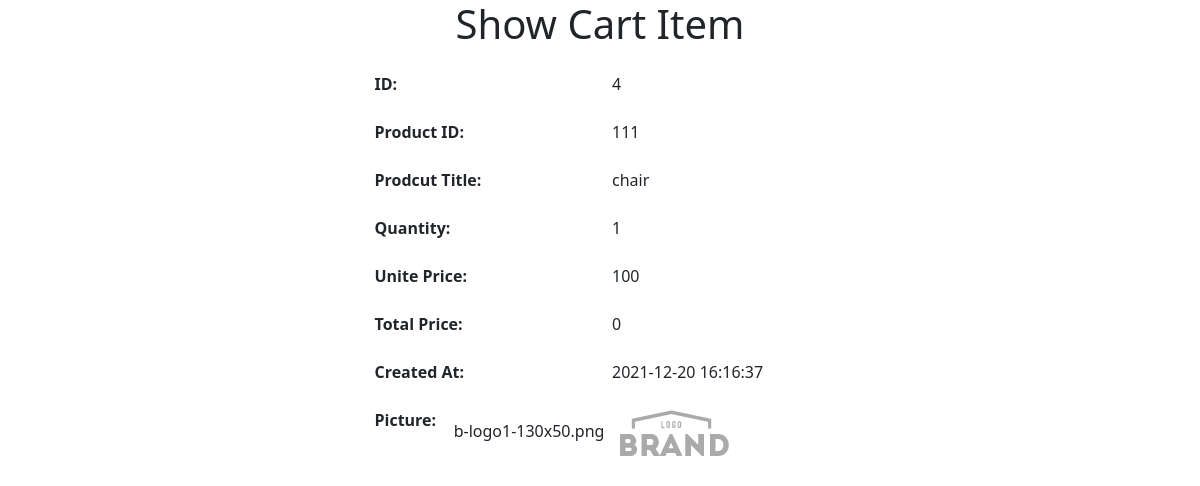
/admin/Carts/show.php?id=4, run on the app's committed database.
### tables this page shows
CREATE TABLE `carts` (
  `id` int(11) NOT NULL,
  `product_id` int(11) NOT NULL,
  `product_title` varchar(255) NOT NULL,
  `qty` int(11) NOT NULL,
  `unite_price` int(11) NOT NULL,
  `total_price` int(11) NOT NULL,
  `created_at` datetime NOT NULL DEFAULT CURRENT_TIMESTAMP,
  `picture` varchar(255) DEFAULT NULL
);

### src/Cart.php (called while the page is built, shortened)
<?php
class Cart
{
public function show(){
    $webroot="http://localhost/cruddb/";
    $_id = $_GET['id'];
    $conn = new PDO("mysql:host=localhost;dbname=ecommerceseip",
        'root', '');
    $conn->setAttribute(PDO::ATTR_ERRMODE,
        PDO::ERRMODE_EXCEPTION);
    $query = "SELECT * FROM `carts` WHERE id = :id";
    $stmt = $conn->prepare($query);
    $stmt->bindParam(':id', $_id);
    $result = $stmt->execute();
    $cart = $stmt->fetch();
    return $cart;
}
}

### admin/Carts/show.php (the view, shortened to what this page needs)
<?php
$webroot="http://localhost/cruddb/";
$_show= new Cart;
$cart=$_show->show();
?>
<!doctype html>
<html lang="en">
<head>
    <link href="https://cdn.jsdelivr.net/npm/bootstrap@5.1.3/dist/css/bootstrap.min.css" rel="stylesheet">
</head>
<body>
<section>
    <div class="container">
        <div class="row justify-content-center">
            <div class="col-md-5">
                <h1 class="text-center mb-4">Show Cart Item</h1>
                <dl class="row">
                    <dt class="col-md-6">ID:</dt>
                    <dd class="col-md-6"><?= $cart['id'];?></dd>
                </dl>
                <dl class="row">
                    <dt class="col-md-6">Product ID:</dt>
                    <dd class="col-md-6"><?= $cart['product_id'];?></dd>
                </dl>
                <dl class="row">
                    <dt class="col-md-6">Prodcut Title:</dt>
                    <dd class="col-md-6"><?= $cart['product_title'];?></dd>
                </dl>
                <dl class="row">
                    <dt class="col-md-6">Quantity:</dt>
                    <dd class="col-md-6"><?= $cart['qty'];?></dd>
                </dl>
                <dl class="row">
                    <dt class="col-md-6">Unite Price:</dt>
                    <dd class="col-md-6"><?= $cart['unite_price'];?></dd>
                </dl>
                <dl class="row">
                    <dt class="col-md-6">Total Price:</dt>
                    <dd class="col-md-6"><?= $cart['total_price'];?></dd>
                </dl>
                <dl class="row">
                    <dt class="col-md-6">Created At:</dt>
                    <dd class="col-md-6"><?= $cart['created_at'];?></dd>
                </dl>
                <dl class="row">
                    <dt class="col-md-2">Picture:</dt>
                    <dd class="col-md-10">
                        <?= $cart['picture'];?>
                        <img src="<?=$webroot;?>uploads/<?=$cart['picture'];?>">
                    </dd>
                </dl>
            </div>
        </div>
    </div>
</section>
</body>
</html>

### data on the page
carts: id "4", product "111", product_title "chair", qty "1", unite_price "100", total_price "0", created_at "2021-12-20 16:16:37", picture "b-logo1-130x50.png", picture (picture)
